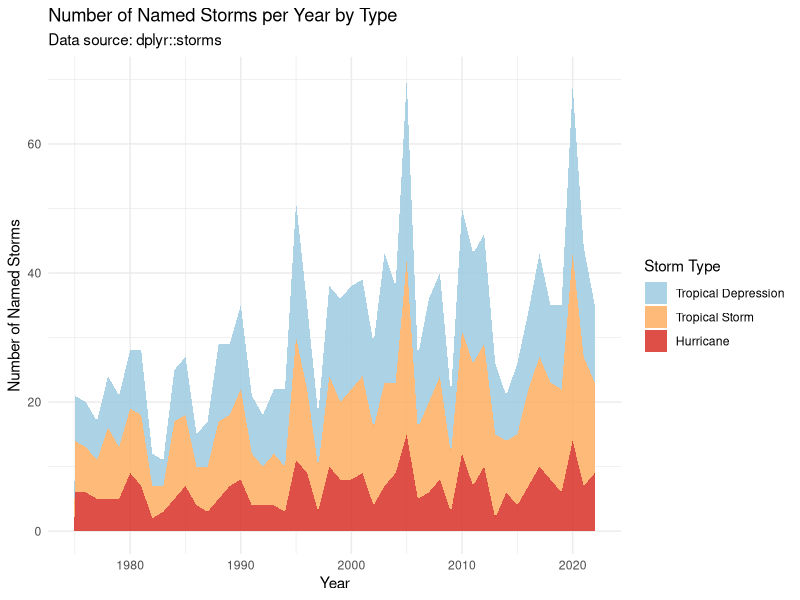

Write the R code that produced this figure.
## ---- chunk 1
#| include: false
suppressPackageStartupMessages(library(tidyverse))
## ---- chunk 2
storms |> 
  filter(status %in% c("tropical depression", "tropical storm", "hurricane")) |> 
  mutate(status = factor(status, levels = c("tropical depression", "tropical storm", "hurricane"))) |> 
  group_by(year, status) |> 
  summarize(n_storms = n_distinct(name), .groups = "drop") |> 
  ggplot(aes(x = year, y = n_storms, fill = status)) +
  geom_area(position = "stack", alpha = 0.85) +
  scale_fill_manual(
    values = c(
      "tropical depression" = "#9ecae1", # Light Blue
      "tropical storm" = "#fdae61",      # Orange
      "hurricane" = "#d73027"            # Dark Red
    ),
    labels = c(
      "tropical depression" = "Tropical Depression",
      "tropical storm" = "Tropical Storm",
      "hurricane" = "Hurricane"
    )
  ) +
  theme_minimal() +
  labs(
    title = "Number of Named Storms per Year by Type",
    subtitle = "Data source: dplyr::storms",
    x = "Year",
    y = "Number of Named Storms",
    fill = "Storm Type"
  )
